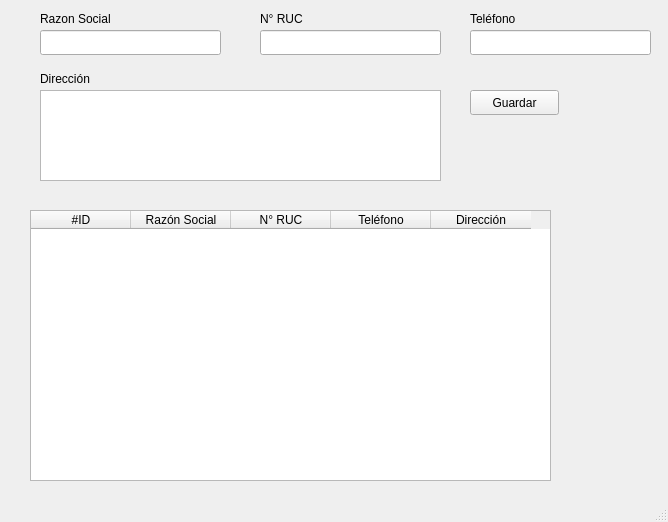
<?xml version="1.0" encoding="UTF-8"?>
<ui version="4.0">
 <class>w_persona</class>
 <widget class="QMainWindow" name="w_persona">
  <property name="windowModality">
   <enum>Qt::WindowModal</enum>
  </property>
  <property name="enabled">
   <bool>true</bool>
  </property>
  <property name="geometry">
   <rect>
    <x>0</x>
    <y>0</y>
    <width>668</width>
    <height>522</height>
   </rect>
  </property>
  <property name="windowTitle">
   <string>Proveedores</string>
  </property>
  <property name="unifiedTitleAndToolBarOnMac">
   <bool>false</bool>
  </property>
  <widget class="QWidget" name="centralwidget">
   <widget class="QTableWidget" name="persona_tabla">
    <property name="geometry">
     <rect>
      <x>30</x>
      <y>210</y>
      <width>521</width>
      <height>271</height>
     </rect>
    </property>
    <column>
     <property name="text">
      <string>#ID</string>
     </property>
    </column>
    <column>
     <property name="text">
      <string>Razón Social</string>
     </property>
    </column>
    <column>
     <property name="text">
      <string>N° RUC</string>
     </property>
    </column>
    <column>
     <property name="text">
      <string notr="true">Teléfono</string>
     </property>
    </column>
    <column>
     <property name="text">
      <string>Dirección</string>
     </property>
    </column>
   </widget>
   <widget class="QPushButton" name="pushButton">
    <property name="geometry">
     <rect>
      <x>470</x>
      <y>90</y>
      <width>89</width>
      <height>25</height>
     </rect>
    </property>
    <property name="autoFillBackground">
     <bool>false</bool>
    </property>
    <property name="text">
     <string>Guardar</string>
    </property>
   </widget>
   <widget class="QLineEdit" name="lineEdit">
    <property name="geometry">
     <rect>
      <x>40</x>
      <y>30</y>
      <width>181</width>
      <height>25</height>
     </rect>
    </property>
   </widget>
   <widget class="QLabel" name="label">
    <property name="geometry">
     <rect>
      <x>40</x>
      <y>10</y>
      <width>181</width>
      <height>17</height>
     </rect>
    </property>
    <property name="text">
     <string>Razon Social</string>
    </property>
   </widget>
   <widget class="QLineEdit" name="lineEdit_2">
    <property name="geometry">
     <rect>
      <x>260</x>
      <y>30</y>
      <width>181</width>
      <height>25</height>
     </rect>
    </property>
   </widget>
   <widget class="QLabel" name="label_2">
    <property name="geometry">
     <rect>
      <x>260</x>
      <y>10</y>
      <width>67</width>
      <height>17</height>
     </rect>
    </property>
    <property name="text">
     <string>N° RUC</string>
    </property>
   </widget>
   <widget class="QLabel" name="label_3">
    <property name="geometry">
     <rect>
      <x>470</x>
      <y>10</y>
      <width>181</width>
      <height>17</height>
     </rect>
    </property>
    <property name="text">
     <string>Teléfono</string>
    </property>
   </widget>
   <widget class="QLineEdit" name="lineEdit_3">
    <property name="geometry">
     <rect>
      <x>470</x>
      <y>30</y>
      <width>181</width>
      <height>25</height>
     </rect>
    </property>
   </widget>
   <widget class="QLabel" name="label_5">
    <property name="geometry">
     <rect>
      <x>40</x>
      <y>70</y>
      <width>181</width>
      <height>17</height>
     </rect>
    </property>
    <property name="text">
     <string>Dirección</string>
    </property>
   </widget>
   <widget class="QTextEdit" name="textEdit">
    <property name="geometry">
     <rect>
      <x>40</x>
      <y>90</y>
      <width>401</width>
      <height>91</height>
     </rect>
    </property>
   </widget>
  </widget>
  <widget class="QStatusBar" name="statusbar"/>
 </widget>
 <resources/>
 <connections/>
</ui>
